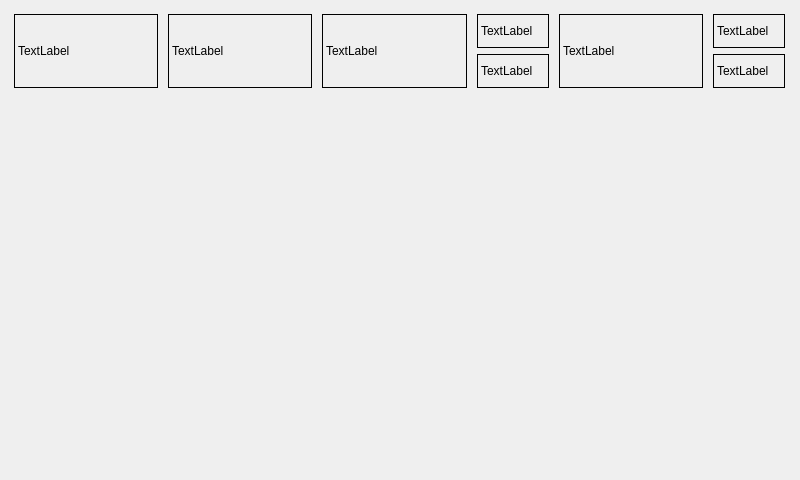
<?xml version="1.0" encoding="UTF-8"?>
<ui version="4.0">
 <class>Widget</class>
 <widget class="QWidget" name="Widget">
  <property name="geometry">
   <rect>
    <x>0</x>
    <y>0</y>
    <width>800</width>
    <height>480</height>
   </rect>
  </property>
  <property name="windowTitle">
   <string>Widget</string>
  </property>
  <widget class="QWidget" name="verticalLayoutWidget">
   <property name="geometry">
    <rect>
     <x>9</x>
     <y>9</y>
     <width>781</width>
     <height>461</height>
    </rect>
   </property>
   <layout class="QVBoxLayout" name="verticalLayout" stretch="1,5">
    <property name="spacing">
     <number>5</number>
    </property>
    <property name="leftMargin">
     <number>5</number>
    </property>
    <property name="topMargin">
     <number>5</number>
    </property>
    <property name="rightMargin">
     <number>5</number>
    </property>
    <property name="bottomMargin">
     <number>5</number>
    </property>
    <item>
     <layout class="QHBoxLayout" name="horizontalLayout" stretch="2,2,2,1,2,1">
      <property name="spacing">
       <number>10</number>
      </property>
      <item>
       <widget class="QLabel" name="label">
        <property name="frameShape">
         <enum>QFrame::Box</enum>
        </property>
        <property name="text">
         <string>TextLabel</string>
        </property>
       </widget>
      </item>
      <item>
       <widget class="QLabel" name="label_2">
        <property name="frameShape">
         <enum>QFrame::Box</enum>
        </property>
        <property name="text">
         <string>TextLabel</string>
        </property>
       </widget>
      </item>
      <item>
       <widget class="QLabel" name="label_3">
        <property name="frameShape">
         <enum>QFrame::Box</enum>
        </property>
        <property name="text">
         <string>TextLabel</string>
        </property>
       </widget>
      </item>
      <item>
       <layout class="QVBoxLayout" name="verticalLayout_2">
        <item>
         <widget class="QLabel" name="label_4">
          <property name="frameShape">
           <enum>QFrame::Box</enum>
          </property>
          <property name="text">
           <string>TextLabel</string>
          </property>
         </widget>
        </item>
        <item>
         <widget class="QLabel" name="label_5">
          <property name="frameShape">
           <enum>QFrame::Box</enum>
          </property>
          <property name="text">
           <string>TextLabel</string>
          </property>
         </widget>
        </item>
       </layout>
      </item>
      <item>
       <widget class="QLabel" name="label_6">
        <property name="frameShape">
         <enum>QFrame::Box</enum>
        </property>
        <property name="text">
         <string>TextLabel</string>
        </property>
       </widget>
      </item>
      <item>
       <layout class="QVBoxLayout" name="verticalLayout_3">
        <item>
         <widget class="QLabel" name="label_7">
          <property name="frameShape">
           <enum>QFrame::Box</enum>
          </property>
          <property name="text">
           <string>TextLabel</string>
          </property>
         </widget>
        </item>
        <item>
         <widget class="QLabel" name="label_8">
          <property name="frameShape">
           <enum>QFrame::Box</enum>
          </property>
          <property name="text">
           <string>TextLabel</string>
          </property>
         </widget>
        </item>
       </layout>
      </item>
     </layout>
    </item>
    <item>
     <layout class="QHBoxLayout" name="horizontalLayout_2" stretch="0">
      <property name="spacing">
       <number>0</number>
      </property>
      <item>
       <widget class="QLabel" name="label_9">
        <property name="text">
         <string/>
        </property>
        <property name="pixmap">
         <pixmap resource="res.qrc">:/res/3.jpg</pixmap>
        </property>
        <property name="scaledContents">
         <bool>true</bool>
        </property>
       </widget>
      </item>
     </layout>
    </item>
   </layout>
  </widget>
 </widget>
 <layoutdefault spacing="6" margin="11"/>
 <resources>
  <include location="res.qrc"/>
 </resources>
 <connections/>
</ui>
